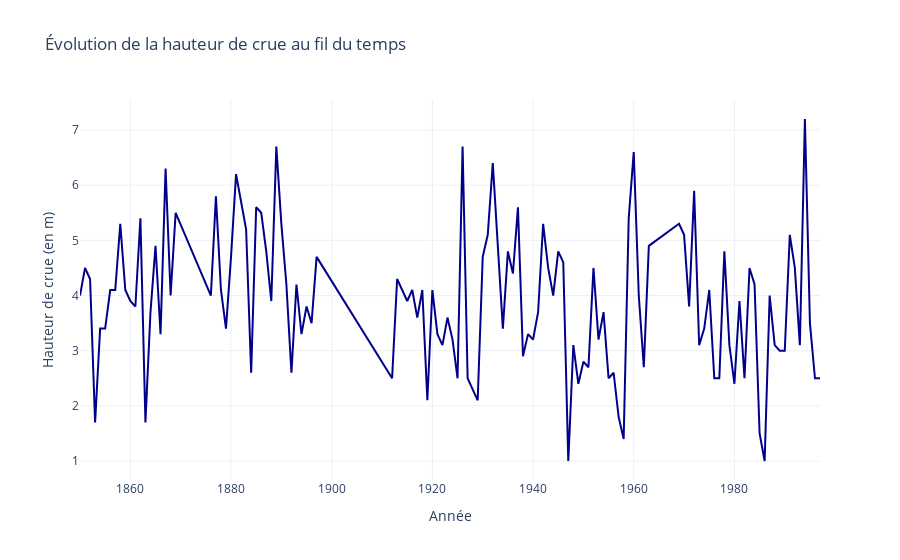

The notebook cell this image was saved under:
### Code cell
fig = px.line(
    df,
    x="Annee",
    y="Hauteur",
    title="Évolution de la hauteur de crue au fil du temps"
)

fig.update_layout(
    xaxis_title="Année",
    yaxis_title="Hauteur de crue (en m)",
    template="plotly_white"
)

fig.update_traces(
    line_color='darkblue'
)

fig.show()

### Figure 1 — Plotly figure (JSON) as saved in the notebook; plotly's stock layout.template omitted (floating-point values rounded to 4 significant figures)
{"data": [{"hovertemplate": "Annee=%{x}<br>Hauteur=%{y}<extra></extra>", "legendgroup": "", "line": {"color": "darkblue", "dash": "solid"}, "marker": {"symbol": "circle"}, "mode": "lines", "name": "", "orientation": "v", "showlegend": false, "type": "scatter", "x": [1850, 1851, 1852, 1853, 1854, 1855, 1856, 1857, 1858, 1859, 1860, 1861, 1862, 1863, 1864, 1865, 1866, 1867, 1868, 1869, 1876, 1877, 1878, 1879, 1880, 1881, 1882, 1883, 1884, 1885, 1886, 1887, 1888, 1889, 1890, 1891, 1892, 1893, 1894, 1895, 1896, 1897, 1912, 1913, 1914, 1915, 1916, 1917, 1918, 1919, 1920, 1921, 1922, 1923, 1924, 1925, 1926, 1927, 1928, 1929, 1930, 1931, 1932, 1933, 1934, 1935, 1936, 1937, 1938, 1939, 1940, 1941, 1942, 1943, 1944, 1945, 1946, 1947, 1948, 1949, 1950, 1951, 1952, 1953, 1954, 1955, 1956, 1957, 1958, 1959, 1960, 1961, 1962, 1963, 1969, 1970, 1971, 1972, 1973, 1974, 1975, 1976, 1977, 1978, 1979, 1980, 1981, 1982, 1983, 1984, 1985, 1986, 1987, 1988, 1989, 1990, 1991, 1992, 1993, 1994, 1995, 1996, 1997], "xaxis": "x", "y": [4, 4.5, 4.3, 1.7, 3.4, 3.4, 4.1, 4.1, 5.3, 4.1, 3.9, 3.8, 5.4, 1.7, 3.7, 4.9, 3.3, 6.3, 4, 5.5, 4, 5.8, 4.1, 3.4, 4.7, 6.2, 5.7, 5.2, 2.6, 5.6, 5.5, 4.8, 3.9, 6.7, 5.3, 4.2, 2.6, 4.2, 3.3, 3.8, 3.5, 4.7, 2.5, 4.3, 4.1, 3.9, 4.1, 3.6, 4.1, 2.1, 4.1, 3.3, 3.1, 3.6, 3.2, 2.5, 6.7, 2.5, 2.3, 2.1, 4.7, 5.1, 6.4, 4.9, 3.4, 4.8, 4.4, 5.6, 2.9, 3.3, 3.2, 3.7, 5.3, 4.5, 4, 4.8, 4.6, 1, 3.1, 2.4, 2.8, 2.7, 4.5, 3.2, 3.7, 2.5, 2.6, 1.8, 1.4, 5.4, 6.6, 4, 2.7, 4.9, 5.3, 5.1, 3.8, 5.9, 3.1, 3.4, 4.1, 2.5, 2.5, 4.8, 3.1, 2.4, 3.9, 2.5, 4.5, 4.2, 1.5, 1, 4, 3.1, 3, 3, 5.1, 4.5, 3.1, 7.2, 3.5, 2.5, 2.5], "yaxis": "y"}], "layout": {"legend": {"tracegroupgap": 0}, "title": {"text": "Évolution de la hauteur de crue au fil du temps"}, "xaxis": {"anchor": "y", "domain": [0, 1], "title": {"text": "Année"}}, "yaxis": {"anchor": "x", "domain": [0, 1], "title": {"text": "Hauteur de crue (en m)"}}}}
